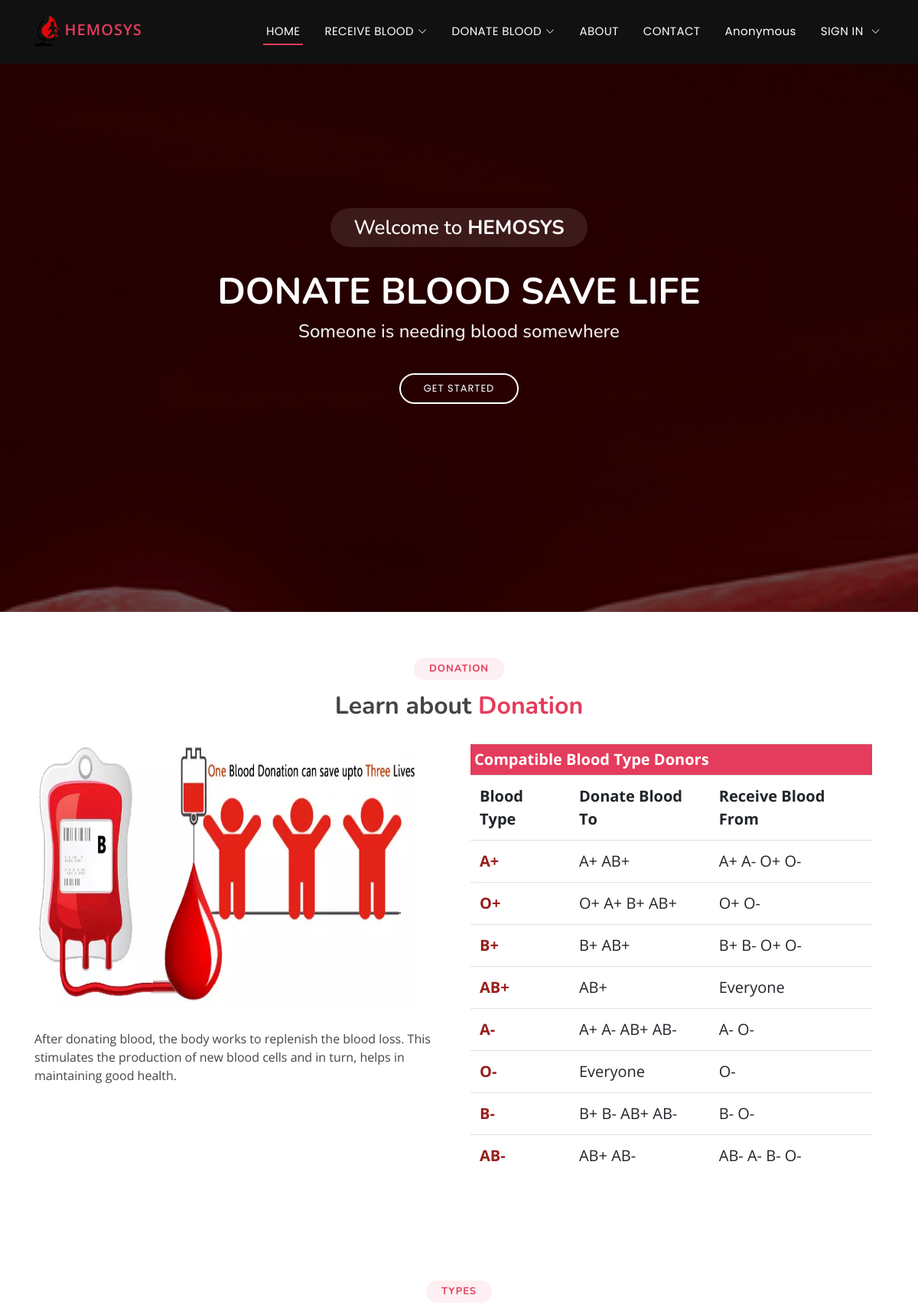
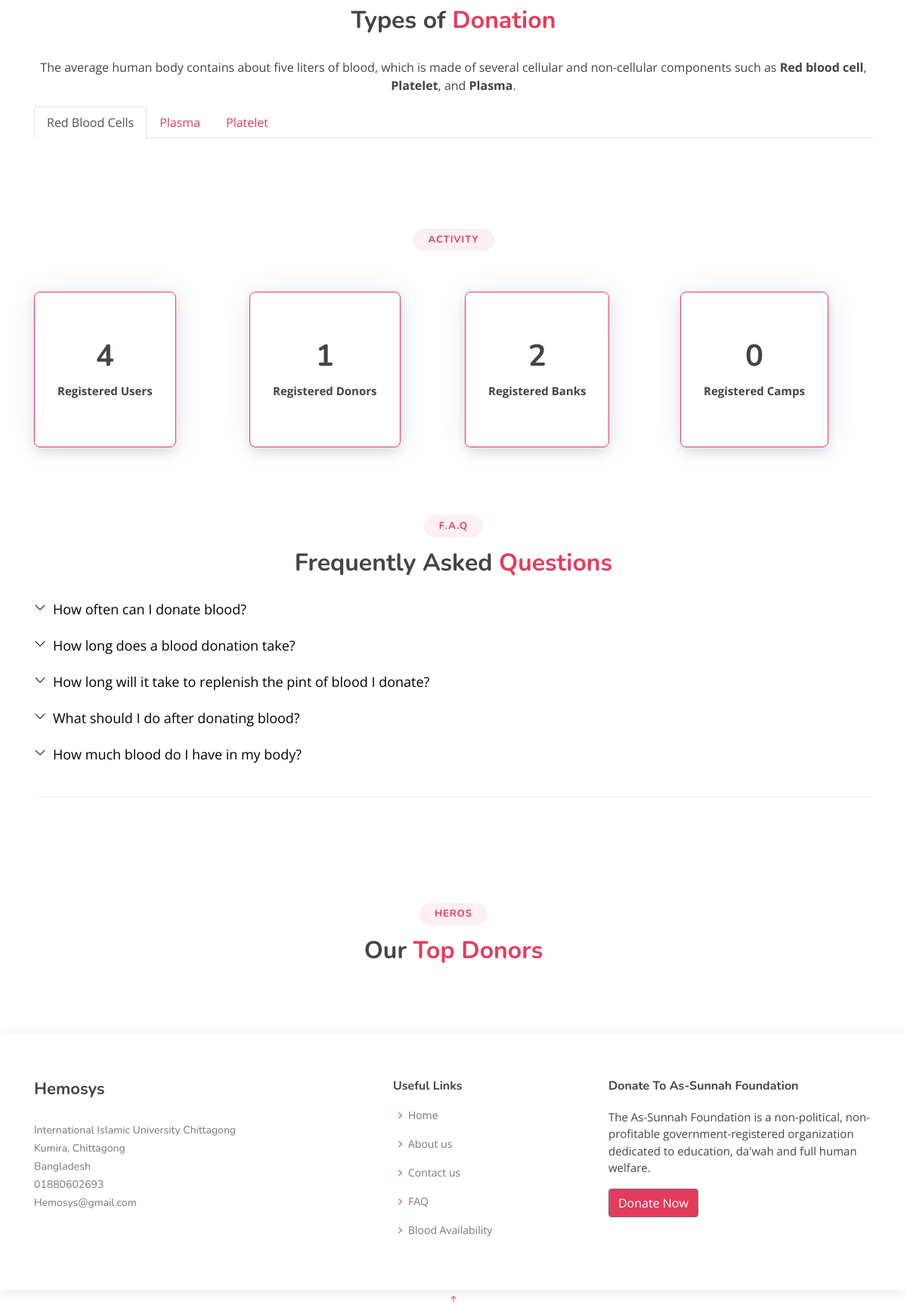
The page / on the database its author committed (2 pictures, top to bottom).
### FAQ/models.py (models this page shows)
class faq(models.Model):
    ques = models.CharField(max_length=150)
    ans = HTMLField()

### Hemosys/views.py (the view)
# urls.py: path('', views.index, name="index"),
def index(request):
    user_count = User.objects.all().count()
    donor_count = userprofile.objects.count()
    bank_count = bloodbank.objects.all().count()
    camp_count = donationCamp.objects.all().count
    faqdet= faq.objects.all()
    data={
        'faqdet' : faqdet,
        'user_count' : user_count,
        'donor_count' : donor_count,
        'bank_count' : bank_count,
        'camp_count' : camp_count
    }
    return render(request, "index.html", data)

### templates/index.html (shortened to what this page needs)
{% extends "base.html" %}
{% block content %}
  <section id="home">
  <div class="home-container">
    <h3>Welcome to <strong>HEMOSYS</strong></h3>
    <h1>DONATE BLOOD SAVE LIFE</h1>
    <h2>Someone is needing blood somewhere</h2>
    <a href="#learn-about-donation" class="btn-get-started scrollto">Get Started</a>
  </div>
  </section>
<main id="main">
  <section id="learn-about-donation" class="lad">
    <div class="container">
      <div class="section-title">
        <h2>Donation</h2>
        <h3>Learn about <span>Donation</span></h3>
      </div>
      <div class="img_tbl">
        <div class="imgtxt">
          <img class="bloodbag" src="static/images/donationFact.webp" />
          <br><br>
          <p>
            After donating blood, the body works to replenish the blood loss.
            This stimulates the production of new blood cells and in turn, helps
            in maintaining good health.
          </p>
        </div>
        <div class="tcol col-sm-6" style="font-size: 1.5rem">
          <table class="table table-responsive">
            <tbody>
              <tr>
                <th class="thdr" colspan="3">Compatible Blood Type Donors</th>
              </tr>
              <tr class="rwtxt">
                <td><b>Blood Type</b></td>
                <td><b>Donate Blood To</b></td>
                <td><b>Receive Blood From</b></td>
              </tr>
              <tr class="rwtxt">
                <td>
                  <span style="color: #961e1b"><b>A+</b></span>
                </td>
                <td>A+ AB+</td>
                <td>A+ A- O+ O-</td>
              </tr>
              <tr class="rwtxt">
                <td>
                  <span style="color: #961e1b"><b>O+</b></span>
                </td>
                <td>O+ A+ B+ AB+</td>
                <td>O+ O-</td>
              </tr>
              <tr class="rwtxt">
                <td>
                  <span style="color: #961e1b"><b>B+</b></span>
                </td>
                <td>B+ AB+</td>
                <td>B+ B- O+ O-</td>
              </tr>
              <tr class="rwtxt">
                <td>
                  <span style="color: #961e1b"><b>AB+</b></span>
                </td>
                <td>AB+</td>
                <td>Everyone</td>
              </tr>
              <tr class="rwtxt">
                <td>
                  <span style="color: #961e1b"><b>A-</b></span>
                </td>
                <td>A+ A- AB+ AB-</td>
                <td>A- O-</td>
              </tr>
              <tr class="rwtxt">
                <td>
                  <span style="color: #961e1b"><b>O-</b></span>
                </td>
                <td>Everyone</td>
                <td>O-</td>
              </tr>
              <tr class="rwtxt">
                <td>
                  <span style="color: #961e1b"><b>B-</b></span>
                </td>
                <td>B+ B- AB+ AB-</td>
                <td>B- O-</td>
              </tr>
              <tr class="rwtxt">
                <td>
                  <span style="color: #961e1b"><b>AB-</b></span>
                </td>
                <td>AB+ AB-</td>
                <td>AB- A- B- O-</td>
              </tr>
            </tbody>
          </table>
        </div>
      </div>
    </div>
  </section>
  <section id="tod" class="tod">
    <div class="container">
      <div class="section-title">
        <h2>Types</h2>
        <h3>Types of <span>Donation</span></h3>
      </div>
      <div class="content">
        <p style="text-align: center">
          The average human body contains about five liters of blood, which is
          made of several cellular and non-cellular components such as
          <strong>Red blood cell</strong>, <strong>Platelet</strong>, and
          <strong>Plasma</strong>.
        </p>
      </div>
      <div>
        <ul class="nav nav-tabs">
          <li class="nav-item">
            <a class="nav-link active" aria-current="page" href="#tab1"
              >Red Blood Cells</a
            >
          </li>
          <li class="nav-item">
            <a class="nav-link" href="#tab2">Plasma</a>
          </li>
          <li class="nav-item">
            <a class="nav-link" href="#tab3">Platelet</a>
          </li>
        </ul>
      </div>
    </div>
  </section>
  <section id="activity" class="activity">
    <div class="container">
      <div class="section-title">
        <h2>Activity</h2>
        <br><br>
      </div>
      <div class="row">
        <div class="col-md-6 col-lg-3 d-flex align-items-stretch mb-5 mb-lg-0">
          <div class="icon-box">
            <h1><b>{{user_count}}</b></h1>
            <p class="description">
              <b>Registered Users</b>
            </p>
          </div>
        </div>
        <div class="col-md-6 col-lg-3 d-flex align-items-stretch mb-5 mb-lg-0">
          <div class="icon-box">
            <h1><b>{{donor_count}}</b></h1>
            <p class="description">
              <b>Registered Donors</b>
            </p>
          </div>
        </div>
        <div class="col-md-6 col-lg-3 d-flex align-items-stretch mb-5 mb-lg-0">
          <div class="icon-box">
            <h1><b>{{bank_count}}</b></h1>
            <p class="description">
              <b>Registered Banks</b>
            </p>
          </div>
        </div>
        <div class="col-md-6 col-lg-3 d-flex align-items-stretch mb-5 mb-lg-0">
          <div class="icon-box">
            <h1><b>{{camp_count}}</b></h1>
            <p class="description">
              <b>Registered Camps</b>
            </p>
          </div>
        </div>
      </div>
    </div>
  </section>
  <section id="faq" class="faq">
    <div class="container">
      <div class="section-title">
        <h2>F.A.Q</h2>
        <h3>Frequently Asked <span>Questions</span></h3>
      </div>
      <ul class="faq-list">
        <li>
          {% for n in faqdet %}
          <div
            data-bs-toggle="collapse"
            class="collapsed question"
            href="#faq{{n.id}}"
          >
            {{n.ques}}<i class="bi bi-chevron-down icon-show"></i
            >
          </div>
          <br />
          {% endfor %}
        </li>
      </ul>
    </div>
  </section>
  <section id="team" class="team">
    <div class="container">
      <div class="section-title">
        <h2>Heros</h2>
        <h3>Our <span>Top Donors</span></h3>
      </div>
    </div>
  </section>
</main>
{% endblock content %}

### templates/base.html (shortened to what this page needs)
{% include "header.html" %}
{% block content %}
{% endblock content %}
{% include "footer.html" %}

### templates/header.html (shortened to what this page needs)
{%load static %}
<!DOCTYPE html>
<html lang="en">
<head>
  <link rel="stylesheet" href="https://cdn.jsdelivr.net/npm/bootstrap@4.4.1/dist/css/bootstrap.min.css">
  <link rel="stylesheet" href="https://cdn.jsdelivr.net/npm/bootstrap-icons@1.3.0/font/bootstrap-icons.css">
  <link rel='stylesheet' href='https://unpkg.com/boxicons@2.1.4/css/boxicons.min.css' >
  <link href="/static/assets/css/style.css" rel="stylesheet">
</head>
<body>
  <header id="header" class="fixed-top ">
    <div class="container d-flex align-items-center justify-content-between">
      <a href="/" class="logo"><img src="{% static '/images/logo.png' %}" alt="" class="img-fluid"> HEMOSYS </a>
      <nav id="navbar" class="navbar">
        <ul>
          {% url 'index' as url %}
          <li><a class="{% if request.path == url %} active {% endif %}" href="/">HOME</a></li>
          {% url 'requestblood' as url1 %}
          {% url 'bloodavailability' as url2 %}
          <li class="dropdown"><a class="{% if request.path == url1 or request.path == url2 %} active {% endif %}" href="#"><span>RECEIVE BLOOD</span> <i class="bi bi-chevron-down"></i></a>
          </li>
          {% url 'donorregistration' as url3 %}
          {% url 'registereddonors' as url4 %}
          {% url 'donationcamp' as url5 %}
          {% url 'amieligible' as url6 %}
          {% url 'donationrequest' as url7 %}
          <li class="dropdown"><a class="" href="#"><span>DONATE BLOOD</span> <i class="bi bi-chevron-down"></i></a>
          </li>
          {% url 'about' as url %}
          <li><a class="{% if request.path == url %} active {% endif %}" href="{{url}}">ABOUT</a></li>
          {% url 'contact' as url %}
          <li><a class="{% if request.path == url %} active {% endif %}" href="{{url}}">CONTACT</a></li>
          {% if request.user.is_authenticated %}
          {% url 'profile' as url %}
          <li><a class="{% if request.path == url %} active {% endif %}" href="{{url}}">{{ user.first_name }}</a></li>
          {% else %}
          {% url 'profile' as url %}
          <li><a class="{% if request.path == url %} active {% endif %}" href="{{url}}">Anonymous</a></li>
          {% endif %}
          {% if request.user.is_authenticated %}
          <li><a  class="nav-link scrollto" href="/auth/logout/">LOG OUT<i class="fa-solid fa-right-from-bracket"></i>
          </a></li>
          {% else %}
          <li class="dropdown"><a href="#"><span>SIGN IN </span> <i class="bi bi-chevron-down"></i></a>
          </li>
          {% endif %}
        </ul>
      </nav>
    </div>
  </header>

### templates/footer.html (shortened to what this page needs)
<footer id="footer">
    <div class="footer-top">
      <div class="container">
        <div class="row">
          <div class="col-lg-5 col-md-6 footer-contact">
            <h4>Hemosys</h4>
            <p>
              International Islamic University Chittagong <br>
              Kumira, Chittagong<br>
              Bangladesh <br>
              01880602693<br>
              Hemosys@gmail.com<br>
            </p>
          </div>
          <div class="col-lg-3 col-md-6 footer-links">
            <h4>Useful Links</h4>
            <ul>
              <li><i class="bx bx-chevron-right"></i> <a href="/">Home</a></li>
              <li><i class="bx bx-chevron-right"></i> <a href="about">About us</a></li>
              <li><i class="bx bx-chevron-right"></i> <a href="#">Contact us</a></li>
              <li><i class="bx bx-chevron-right"></i> <a href="#">FAQ</a></li>
              <li><i class="bx bx-chevron-right"></i> <a href="#">Blood Availability </a></li>
            </ul>
          </div>
          <div class="col-lg-4 col-md-6 footer-newsletter">
            <h4>Donate To As-Sunnah Foundation</h4>
            <p>The As-Sunnah Foundation is a non-political, non-profitable government-registered organization dedicated to education, da'wah and full human welfare.</p>
            <button type="submit" class="btn btn-secondary" style="background-color: #e43c5c">Donate Now</button>
          </div>
        </div>
      </div>
    </div>
  </footer>
  <a href="#" class="back-to-top d-flex align-items-center justify-content-center"><i class="bi bi-arrow-up-short"></i></a>
</body>
</html>

### rows shown on the page
faq: ques "How often can I donate blood?"
faq: ques "How long does a blood donation take?"
faq: ques "How long will it take to replenish the pint of blood I donate?"
faq: ques "What should I do after donating blood?"
faq: ques "How much blood do I have in my body?"

### other values the page prints
{{ user_count }} "4"
{{ donor_count }} "1"
{{ bank_count }} "2"
{{ camp_count }} "0"
